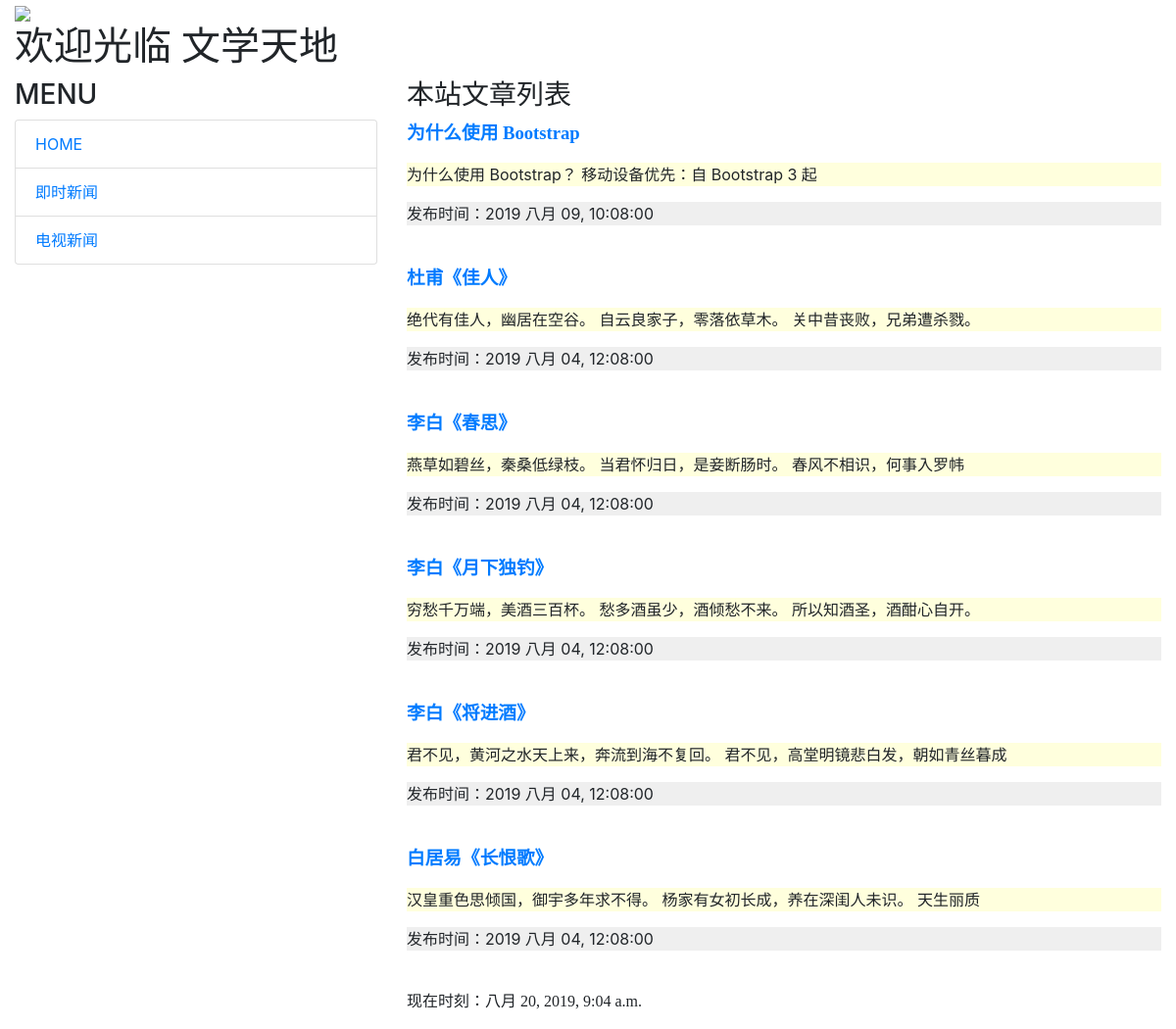
The page / on the database its author committed.
### mainsite/models.py (models this page shows, shortened)
class Post(models.Model):
    title = models.CharField(max_length=200)
    slug = models.CharField(max_length=200)
    body = models.TextField()
    pub_date = models.DateTimeField(default=timezone.now)
    class Meta:
        ordering = ('-pub_date',)

### mainsite/views.py (the view)
# urls.py: url(r'^$', homepage),
def homepage(request):
    template = get_template('index.html')
    posts = Post.objects.all()
    now = datetime.now()
    html = template.render(locals())
    return HttpResponse(html)

### templates/index.html (shortened to what this page needs)
{% extends 'base.html' %}
{% block headmessage %}
    <h3 style="font-family: 楷体;">本站文章列表</h3>
{% endblock %}
{% block content %}
    {% for post in posts %}
        <div class="panel panel-default">
            <div class="panel-heading">
                <p style="font-family: 微软雅黑;font-size: 14pt;font-weight: bold;">
                    <a href="/post/{{ post.slug }}">{{ post.title }}</a>
                </p>
            </div>
            <div class="panel-body" style="background-color: #ffffdd">
                <p>
                    {{ post.body | truncatechars:40 }}
                </p>
            </div>
            <div class="panel-footer" style="background-color: #efefef">
                <p>
                    发布时间：{{ post.pub_date | date:"Y M d, h:m:s" }}
                </p>
            </div>
        </div>
        <br>
    {% endfor %}
{% endblock %}

### rows shown on the page
Post: title "为什么使用 Bootstrap", body "为什么使用 Bootstrap？ 移动设备优先：自 Bootstrap 3 起", pub_date "2019 八月 09, 10:08:00"
Post: title "杜甫《佳人》", body "绝代有佳人，幽居在空谷。 自云良家子，零落依草木。 关中昔丧败，兄弟遭杀戮。", pub_date "2019 八月 04, 12:08:00"
Post: title "李白《春思》", body "燕草如碧丝，秦桑低绿枝。 当君怀归日，是妾断肠时。 春风不相识，何事入罗帏", pub_date "2019 八月 04, 12:08:00"
Post: title "李白《月下独钓》", body "穷愁千万端，美酒三百杯。 愁多酒虽少，酒倾愁不来。 所以知酒圣，酒酣心自开。", pub_date "2019 八月 04, 12:08:00"
Post: title "李白《将进酒》", body "君不见，黄河之水天上来，奔流到海不复回。 君不见，高堂明镜悲白发，朝如青丝暮成", pub_date "2019 八月 04, 12:08:00"
Post: title "白居易《长恨歌》", body "汉皇重色思倾国，御宇多年求不得。 杨家有女初长成，养在深闺人未识。 天生丽质", pub_date "2019 八月 04, 12:08:00"
